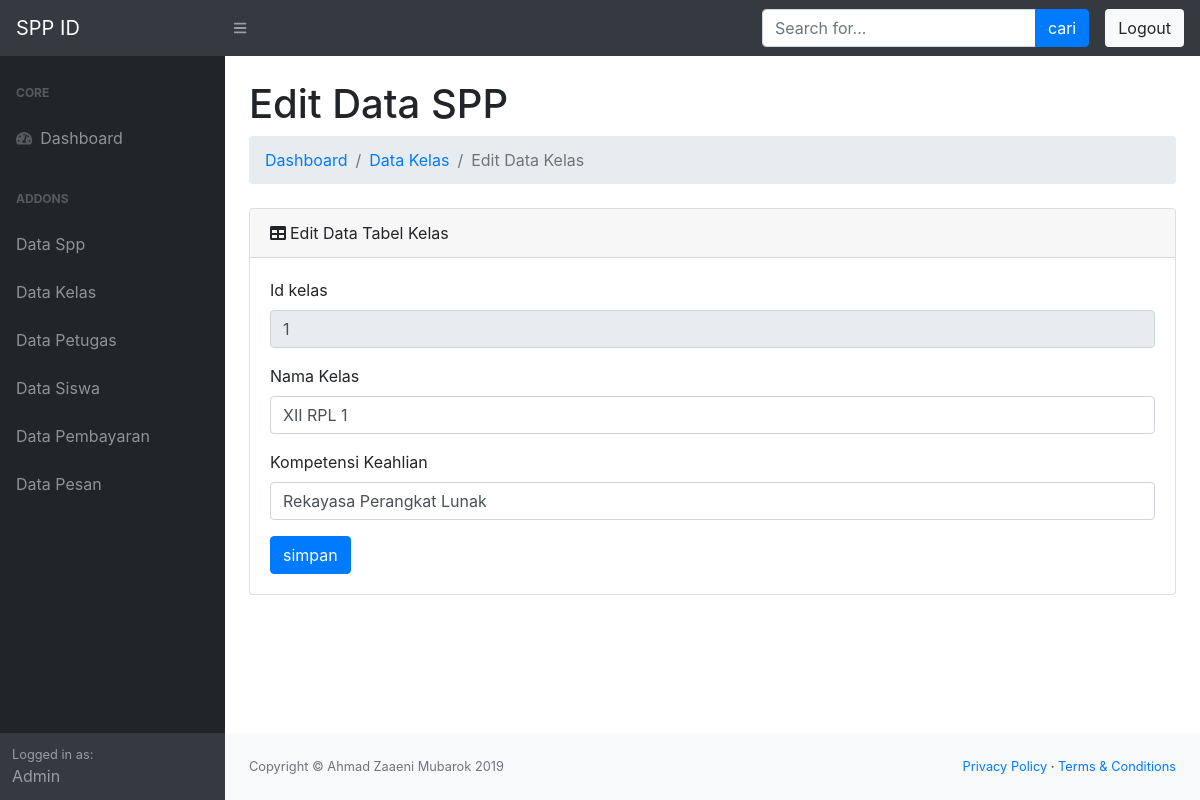
The page /dist/layout.php?page=editkelas&id_kelas=1 (signed in) on the database its author committed.
### tables this page shows
CREATE TABLE `kelas` (
  `id_kelas` int(11) NOT NULL,
  `nama_kelas` varchar(10) NOT NULL,
  `kompetensi_keahlian` varchar(50) NOT NULL
);

### dist/koneksi.php (called while the page is built, shortened)
<?php
$db = mysqli_connect("localhost", "root", "", "spp");
function show($table, $where = null) {
	global $db;
	$command = "SELECT * FROM $table";
	if ($where != null) {
		$command .= " WHERE $where";
	}
	$query = mysqli_query($db, $command) or die ($db->error);
	$row = array();
	while ($rows = mysqli_fetch_array($query, MYSQLI_BOTH)) {
		$row[] = $rows;
	}
	return $row;
}

### dist/editkelas.php (the view, shortened to what this page needs)
<?php
$id_kelas = @$_GET['id_kelas'];
$data = show("kelas", "id_kelas = '$id_kelas'");
?>
<div class="container-fluid">
                        <h1 class="mt-4">Edit Data SPP</h1>
                        <ol class="breadcrumb mb-4">
                            <li class="breadcrumb-item"><a href="?page=index">Dashboard</a></li>
                            <li class="breadcrumb-item"><a href="?page=kelas">Data Kelas</a></li>
                            <li class="breadcrumb-item active">Edit Data Kelas</li>
                        </ol>
                        <div class="card mb-4">
                            <div class="card-header"><i class="fas fa-table mr-1"></i>Edit Data Tabel Kelas</div>
                            <div class="card-body">
                               <form action="" method="POST">
                                    <div class="form-group">
                                        <label>Id kelas</label>
                                        <input type="text" name="id_kelas" class="form-control" value="<?php echo $data[0]['id_kelas']; ?>" placeholder="masukkan id kelas" readonly="readonly" required>
                                    </div>
                                    <div class="form-group">
                                        <label>Nama Kelas</label>
                                        <input type="text" name="nama_kelas" class="form-control" value="<?php echo $data[0]['nama_kelas']; ?>" placeholder="masukkan nama kelas" required>
                                    </div>
                                    <div class="form-group">
                                        <label>Kompetensi Keahlian</label>
                                        <input type="text" name="kompetensi_keahlian" class="form-control" value="<?php echo $data[0]['kompetensi_keahlian']; ?>" placeholder="masukkan kompetensi keahlian" required>
                                    </div>
                                    <input type="submit" name="simpan" value="simpan" class="btn btn-primary">
                                </form>
                            </div>
                        </div>
                    </div>

### rows shown on the page
kelas: id_kelas "1", nama_kelas "XII RPL 1", kompetensi_keahlian "Rekayasa Perangkat Lunak"
